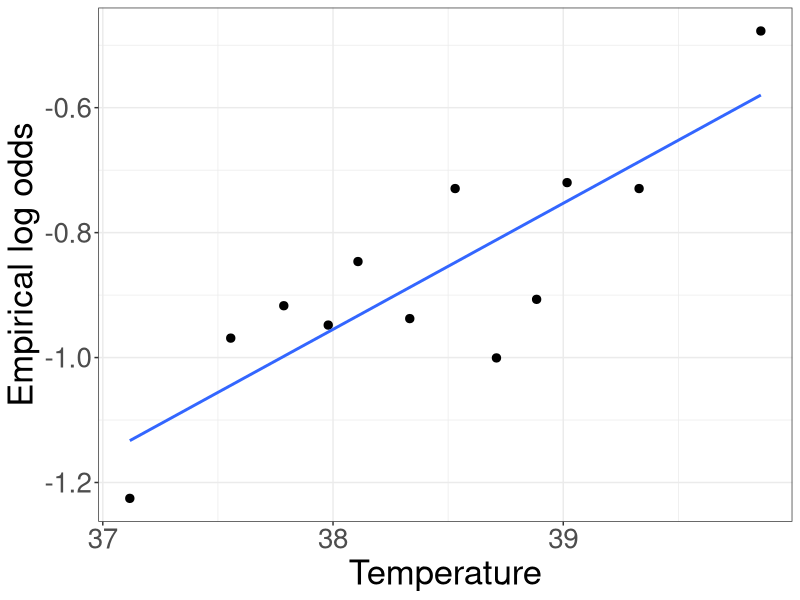
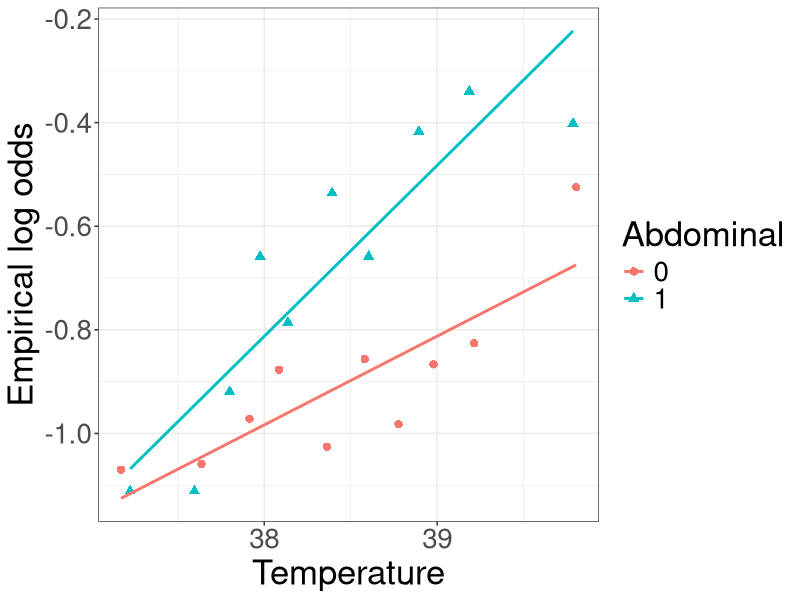
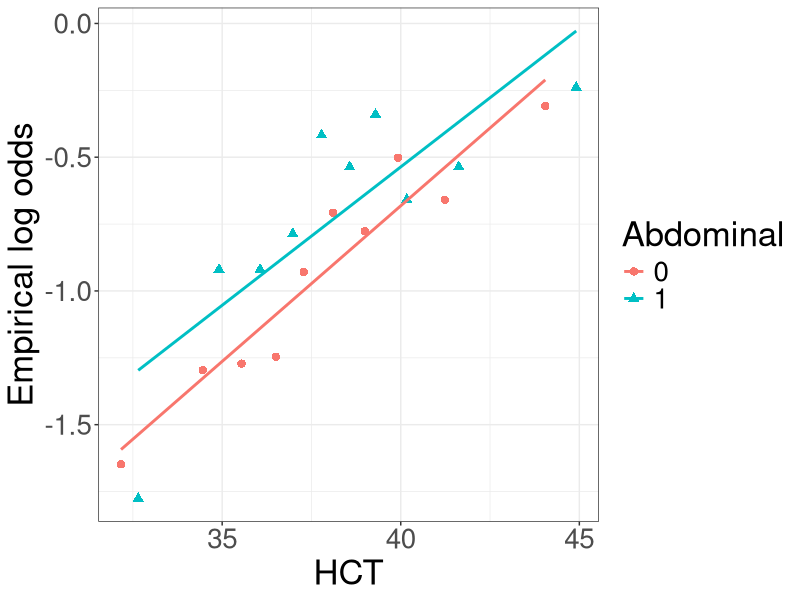
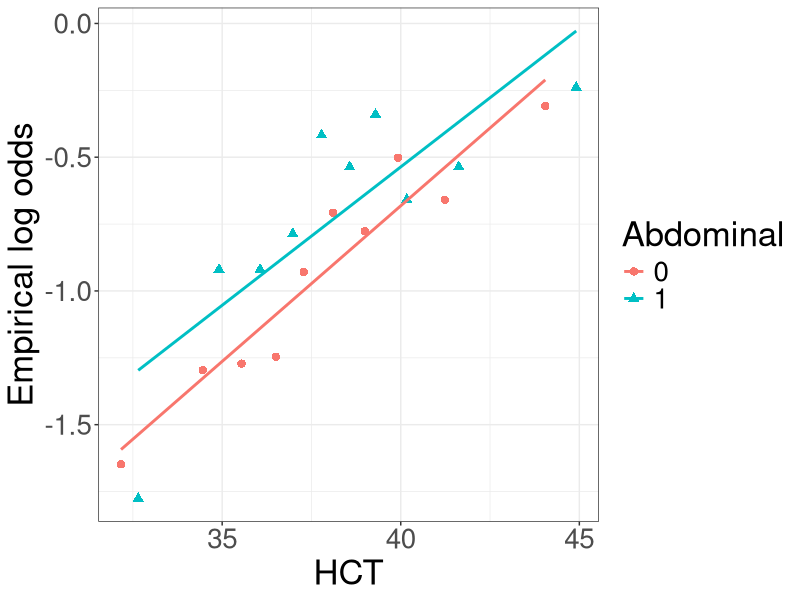
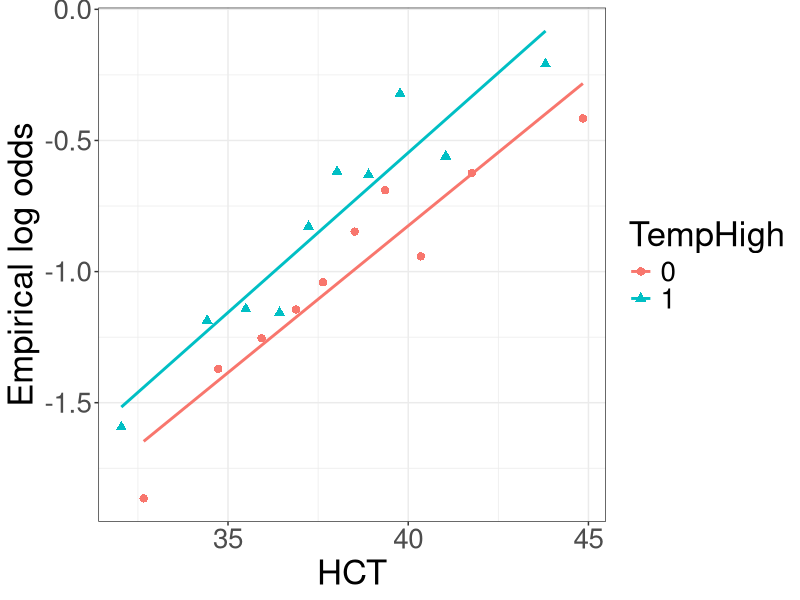
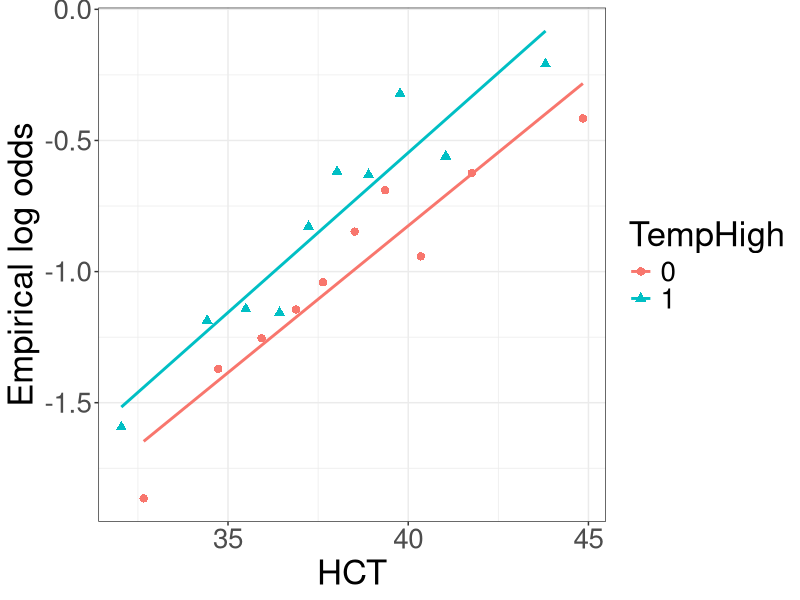

Generate these figures, in order, with R:
## ---- chunk 1
library(tidyverse)
library(knitr)

hook_output <- knit_hooks$get("output")
knit_hooks$set(output = function(x, options) {
   lines <- options$output.lines
   if (is.null(lines)) {
     return(hook_output(x, options))  # pass to default hook
   }
   x <- unlist(strsplit(x, "\n"))
   more <- "..."
   if (length(lines)==1) {        # first n lines
     if (length(x) > lines) {
       # truncate the output, but add ....
       #x <- c(head(x, lines), more)
       x <- c(head(x, lines))
     }
   } else {
     #x <- c(more, x[lines], more)
     x <- c(x[lines])
   }
   # paste these lines together
   x <- paste(c(x, ""), collapse = "\n")
   hook_output(x, options)
 })

dengue_original <- read.csv("dengue_original.csv")

logodds_plot <- function(data, num_bins, bin_method,
                         x, y, grouping = NULL, reg_formula = y ~ x){
  
  if(is.null(grouping)){
    dat <- data.frame(x = data[,x], 
                      y = data[,y],
                      group = 1)
  } else {
    dat <- data.frame(x = data[,x], 
               y = data[,y],
               group = data[,grouping])
  }
  
  if(bin_method == "equal_size"){
    logodds_table <- dat %>%
      drop_na() %>%
      arrange(group, x) %>%
      group_by(group) %>%
      mutate(obs = y,
             bin = rep(1:num_bins,
                       each=ceiling(n()/num_bins))[1:n()]) %>%
      group_by(bin, group) %>%
      summarize(mean_x = mean(x),
                prop = mean(c(obs, 0.5)),
                num_obs = n()) %>%
      ungroup() %>%
      mutate(logodds = log(prop/(1 - prop)))
  } else {
    logodds_table <- dat %>%
      drop_na() %>%
      group_by(group) %>%
      mutate(obs = y,
             bin = cut(x, 
                       breaks = num_bins,
                       labels = F)) %>%
      group_by(bin, group) %>%
      summarize(mean_x = mean(x),
                prop = mean(c(obs, 0.5)),
                num_obs = n()) %>%
      ungroup() %>%
      mutate(logodds = log(prop/(1 - prop)))
  }
  
  if(is.null(grouping)){
    logodds_table %>%
      ggplot(aes(x = mean_x,
                 y = logodds)) +
      geom_point(size=2.5) +
      geom_smooth(se=F, method="lm", formula = reg_formula) +
      theme_bw() +
      labs(x = x,
           y = "Empirical log odds") +
      theme(text = element_text(size=25))
  } else {
    logodds_table %>%
      ggplot(aes(x = mean_x,
                 y = logodds,
                 color = group,
                 shape = group)) +
      geom_point(size=2.5) +
      geom_smooth(se=F, method="lm", formula = reg_formula) +
      theme_bw() +
      labs(x = x,
           y = "Empirical log odds",
           color = grouping,
           shape = grouping) +
      theme(text = element_text(size=25))
  }
  
}

### Do some data cleaning
dengue <- dengue_original %>%
  select(SiteNo, Sex, Age, DayDisease, Vomiting, Abdo, Muco, Skin,
         Temp, BMI, Height, Weight, Flush, Rash, WBC, HCT, PLT, 
         NS1_TRIP, Lab_Confirmed_Dengue) %>%
  rename(SiteNumber = SiteNo, 
         DiseaseDay = DayDisease,
         Abdominal = Abdo,
         Mucosal = Muco,
         Temperature = Temp, 
         RapidTest = NS1_TRIP,
         Dengue = Lab_Confirmed_Dengue) %>%
  mutate(Vomiting = as.factor(2 - Vomiting),
         Abdominal = as.factor(2 - Abdominal),
         Mucosal = as.factor(2 - Mucosal),
         Skin = as.factor(2 - Skin),
         Flush = as.factor(2 - Flush),
         Rash = as.factor(2 - Rash),
         RapidTest = ifelse(RapidTest == 1, "positive", "negative"),
         Dengue = 2 - Dengue,
         Sex = ifelse(Sex == 1, "male", "female")) %>% 
  drop_na()

logodds_plot(dengue, 12, "equal_size", x = "Temperature", y = "Dengue")
## ---- chunk 2
logodds_plot(dengue, 10, "equal_size", x = "Temperature", y = "Dengue",
             grouping = "Abdominal")
## ---- chunk 3
glm(Dengue ~ Temperature*Abdominal, family=binomial, data=dengue)
## ---- chunk 4
glm(Dengue ~ Temperature, family=binomial, data=dengue)
## ---- chunk 5
pchisq(13, df=2, lower.tail=F)
## ---- chunk 6
logodds_plot(dengue, 10, "equal_size", x = "HCT", y = "Dengue",
             grouping = "Abdominal")
## ---- chunk 7
logodds_plot(dengue, 10, "equal_size", x = "HCT", y = "Dengue",
             grouping = "Abdominal")
## ---- chunk 8
dengue %>%
  mutate(TempHigh = as.factor((Temperature > 38) + 0)) %>%
  logodds_plot(10, "equal_size", x = "HCT", y = "Dengue",
             grouping = "TempHigh")
## ---- chunk 9
dengue %>%
  mutate(TempHigh = as.factor((Temperature > 38) + 0)) %>%
  logodds_plot(10, "equal_size", x = "HCT", y = "Dengue",
             grouping = "TempHigh")
